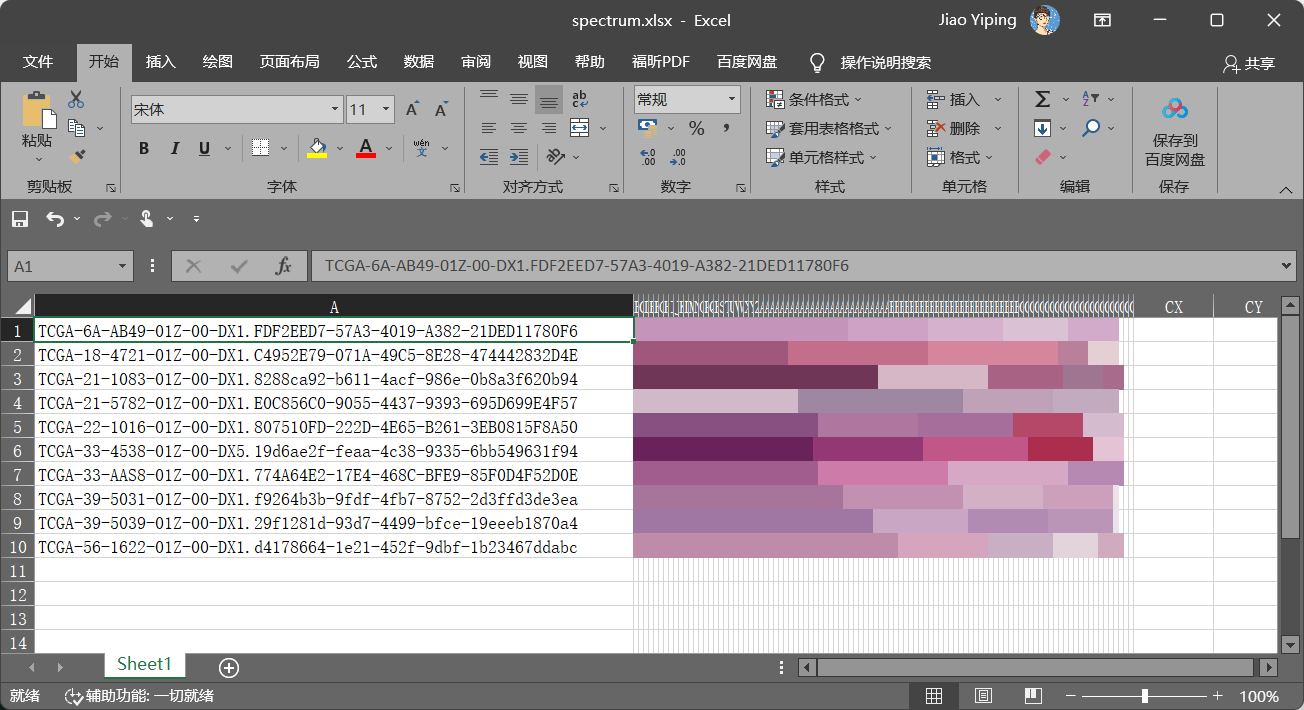
#> input picture color_spectrum_in_Excel.png, 1304 x 710 px; its folder holds only this picture in this run
$ python -i color_palette.py   (imports and definitions only)
#> lines starting #> are read from the running program, lines starting #| are printed output that depends on the picture
'''
    This code is a modified version of PyColorPalette (https://github.com/Dilan1020/PyColorPalette)
    We add a background criterion to neglect those part in patches from whole slide image
'''

import numpy as np
from PIL import Image
import re
import urllib.request
import io
from functools import partial
from .imgprocessing import rgb_threshold

class ColorPalette():

    def __init__(self, path, k=5, show_clustering=False, foreground=None):
        self.foreground = foreground
        if k > 5:
            raise ValueError("Maximum value for k is 5")
        self.k = k
        self.path = path
        self.show_clustering = show_clustering
        if isinstance(path, np.ndarray):
            urls = None
        else:
            urls = re.findall(r'http[s]?://(?:[a-zA-Z]|[0-9]|[$-_@.&+]|[!*\(\),]|(?:%[0-9a-fA-F][0-9a-fA-F]))+', path)

        if not urls:
            self.__is_url = False
        else:
            self.__is_url = True

        self.__color_palette()

    def __color_palette(self):
        if self.__is_url:
            with urllib.request.urlopen(self.path) as url:
                f = io.BytesIO(url.read())
            im = Image.open(f).convert('RGB')
        elif isinstance(self.path, np.ndarray):
            #   增加的两行语句，使其可以处理ndarray
            im = Image.fromarray(self.path).convert('RGB')
        else:
            im = Image.open(self.path).convert('RGB')
#> im is the input picture: PIL image 1304x710 RGB; mean R, G, B 168.2, 161.7, 165.8

        pixels = im.load()
        width, height = im.size
#> width = 1304; height = 710

        pixel_dict = dict()
        _total_pixels = 0

        #   Newly added script, for filtering out backgrounds
        if self.foreground is not None:
            with_foreground = True

            if isinstance(self.foreground, tuple) or isinstance(self.foreground, list):
                valid_map = rgb_threshold(np.array(im),
                                          r_th=self.foreground[0],
                                          g_th=self.foreground[1],
                                          b_th=self.foreground[2], )
            else:
                valid_map = self.foreground
        else:
            with_foreground = False
            valid_map = None

        if with_foreground:
            for col in range(width):
                for row in range(height):
                    cpixel = pixels[col, row]
                    if not valid_map[row, col]:
                        continue
                    _total_pixels += 1
                    if cpixel in pixel_dict:
                        pixel_dict[cpixel] = pixel_dict[cpixel] + 1
                    else:
                        pixel_dict[cpixel] = 1
        else:
            for col in range(width):
                for row in range(height):
                    cpixel = pixels[col, row]
                    _total_pixels += 1
                    if cpixel in pixel_dict:
                        pixel_dict[cpixel] = pixel_dict[cpixel] + 1
                    else:
                        pixel_dict[cpixel] = 1
#> after the loop, pixel_dict = 1640 items

        self.pixel_dict = pixel_dict
#> self.pixel_dict = 1640 items
        self._total_pixels = _total_pixels
#> self._total_pixels = 925840
        sorted_tups = [(k, float(pixel_dict[k] / _total_pixels) * 100) for k in
                       sorted(pixel_dict, key=pixel_dict.get, reverse=True)]
#> sorted_tups = 1640 items

        # Getting estimated colors
        k_rgb = Kmeans(k=self.k, show_clustering=self.show_clustering).run(im)

        sorted_tups = self.__cross_reference(sorted_tups, k_rgb)
        sorted_tups = [e for e in sorted_tups if e[1] > 1]

        self.sorted_tups = sorted_tups
        self.dict = pixel_dict

    def __cross_reference(self, all_colors, estimated_colors):
        new_sorted_tups = dict()
        for curr_color in all_colors:
            closestColor = min(estimated_colors, key=partial(self.__color_difference, curr_color[0]))
            if closestColor in new_sorted_tups:
                new_sorted_tups[closestColor] = new_sorted_tups[closestColor] + float(
                    self.pixel_dict[curr_color[0]] / self._total_pixels) * 100
            else:
                new_sorted_tups[closestColor] = float(self.pixel_dict[curr_color[0]] / self._total_pixels) * 100
        return [(k, new_sorted_tups[k]) for k in sorted(new_sorted_tups, key=new_sorted_tups.get, reverse=True)]

    def __color_difference(self, testColor, otherColor):
        difference = 0
        try:
            difference += abs(testColor[0] - otherColor[0])
            difference += abs(testColor[1] - otherColor[1])
            difference += abs(testColor[2] - otherColor[2])
        except Exception as e:
            print("Error on color: {}\nError: {}".format(testColor, e.args))

        return difference

    def _rgb2hex(self, rgb_tuple):
        r, g, b = rgb_tuple
        return "#{:02x}{:02x}{:02x}".format(r, g, b)

    def __re_round(self, li):
        try:
            return int(round(li, 0))
        except TypeError:
            return type(li)(self.__re_round(x) for x in li)

    def get_top_colors(self, n=5, ratio=False, rounded=True, to_hex=False):
        if n > 5:
            raise ValueError("Max query is 5")

        sorted_tups = self.sorted_tups

        if rounded:
            sorted_tups = self.__re_round(sorted_tups)

        if not ratio:
            if to_hex:
                sorted_tups = self.__re_round(sorted_tups)
                hex_tups = [self._rgb2hex(f[0]) for f in sorted_tups[:n]]
                return hex_tups
            else:
                return [color[0] for color in sorted_tups[:n]]
        else:
            if to_hex:
                sorted_tups = self.__re_round(sorted_tups)
                hex_tups = [(self._rgb2hex(f[0]), f[1]) for f in sorted_tups[:n]]
                return hex_tups
            else:
                return [color for color in sorted_tups[:n]]

    # [23 lines left out: function get_color, not called in this run]


'''
Modified Version of ZeevG's K-means implementation
'''

import numpy
import random
from PIL import Image


class Cluster(object):

    def __init__(self):
        self.pixels = []
        self.centroid = None

    def addPoint(self, pixel):
        self.pixels.append(pixel)

    def setNewCentroid(self):
        R = [colour[0] for colour in self.pixels]
        G = [colour[1] for colour in self.pixels]
        B = [colour[2] for colour in self.pixels]

        R = sum(R) / (len(R) + 1)
        G = sum(G) / (len(G) + 1)
        B = sum(B) / (len(B) + 1)

        self.centroid = (R, G, B)
        self.pixels = []

        return self.centroid


class Kmeans(object):

    def __init__(self, k=3, max_iterations=5, min_distance=5.0, size=200, show_clustering=False):
        self.k = k
        self.max_iterations = max_iterations
        self.min_distance = min_distance
        self.show_clustering = show_clustering
        self.size = (size, size)

    def run(self, image):
        self.image = image
        self.image.thumbnail(self.size)
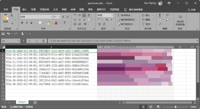
#> self.image: PIL image 200x109 RGB; mean R, G, B 168.1, 161.6, 165.8
        self.pixels = numpy.array(list(image.getdata()), dtype=numpy.uint8)

        self.clusters = [None for i in range(self.k)]
        self.oldClusters = None
        randomPixels = []
        while len(randomPixels) < 5:
            randomChoice = tuple(random.choice(list(self.pixels)))
            while randomChoice in randomPixels:
                randomChoice = tuple(random.choice(list(self.pixels)))
            randomPixels.append(randomChoice)
#> this loop made 5 passes
#> after the loop, randomPixels = [(251, 251, 251), (255, 255, 255), (68, 68, 68), (174, 174, 174), (200, 175, 196)]
        randomPixels = [list(elem) for elem in randomPixels]
#> randomPixels = [[251, 251, 251], [255, 255, 255], [68, 68, 68], [174, 174, 174], [200, 175, 196]]

        for idx in range(self.k):
            self.clusters[idx] = Cluster()
            self.clusters[idx].centroid = randomPixels[idx]
#> after the loop, self.clusters = 5 items

        iterations = 0

        while self.shouldExit(iterations) is False:

            self.oldClusters = [cluster.centroid for cluster in self.clusters]

            # print(iterations)

            for pixel in self.pixels:
                self.assignClusters(pixel)

            for cluster in self.clusters:
                cluster.setNewCentroid()

            iterations += 1
#> this loop made 2 passes
#> after the loop, iterations = 2
        if self.show_clustering:
            self.showClustering()
        return [cluster.centroid for cluster in self.clusters]

    def assignClusters(self, pixel):
        shortest = float('Inf')
        for cluster in self.clusters:
            distance = self.calcDistance(cluster.centroid, pixel)
            if distance < shortest:
                shortest = distance
                nearest = cluster

        nearest.addPoint(pixel)

    def calcDistance(self, a, b):

        result = numpy.sqrt(sum((a - b) ** 2))
        return result

    def shouldExit(self, iterations):

        if self.oldClusters is None:
            return False
        for idx in range(self.k):
            dist = self.calcDistance(
                numpy.array(self.clusters[idx].centroid),
                numpy.array(self.oldClusters[idx])
            )
            if dist < self.min_distance:
                return True
        if iterations <= self.max_iterations:
            return False

        return True

    # [24 lines left out: function showClustering, not called in this run]


'''


Copyright (c) 2014, Ze'ev Gilovitz All rights reserved.

Redistribution and use in source and binary forms, with or without modification, are permitted provided that the following conditions are met:

    Redistributions of source code must retain the above copyright notice, this list of conditions and the following disclaimer.

    Redistributions in binary form must reproduce the above copyright notice, this list of conditions and the following disclaimer in the documentation and/or other materials provided with the distribution.

THIS SOFTWARE IS PROVIDED BY THE COPYRIGHT HOLDERS AND CONTRIBUTORS "AS IS" AND ANY EXPRESS OR IMPLIED WARRANTIES, INCLUDING, BUT NOT LIMITED TO, THE IMPLIED WARRANTIES OF MERCHANTABILITY AND FITNESS FOR A PARTICULAR PURPOSE ARE DISCLAIMED. IN NO EVENT SHALL THE COPYRIGHT HOLDER OR CONTRIBUTORS BE LIABLE FOR ANY DIRECT, INDIRECT, INCIDENTAL, SPECIAL, EXEMPLARY, OR CONSEQUENTIAL DAMAGES (INCLUDING, BUT NOT LIMITED TO, PROCUREMENT OF SUBSTITUTE GOODS OR SERVICES; LOSS OF USE, DATA, OR PROFITS; OR BUSINESS INTERRUPTION) HOWEVER CAUSED AND ON ANY THEORY OF LIABILITY, WHETHER IN CONTRACT, STRICT LIABILITY, OR TORT (INCLUDING NEGLIGENCE OR OTHERWISE) ARISING IN ANY WAY OUT OF THE USE OF THIS SOFTWARE, EVEN IF ADVISED OF THE POSSIBILITY OF SUCH DAMAGE.


'''

>>> result = ColorPalette('../color_spectrum_in_Excel.png').get_top_colors()
#> in __color_palette, `k_rgb = Kmeans(k=self.k, show_clustering=self.show_clustering).run(im)`: k_rgb = [(238.4, 237.1, 238), (182.1, 178.3, 180.7), (98.11, 91.3, 95.36), (155.9, 141.2, 152.8), (180.6, 160, 171.8)]
#> the loop in __cross_reference, `for curr_color in all_colors:` made 1640 passes
#> (curr_color, closestColor) on passes 1 to 3: (((255, 255, 255), 27.35), (238.4, 237.1, 238)), (((102, 102, 102), 17.26), (98.11, 91.3, 95.36)), (((177, 177, 177), 13.96), (182.1, 178.3, 180.7))
